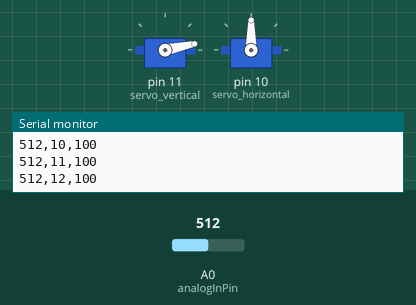
The sketch below on a simulated Arduino Uno, built with avr-gcc and run on an emulated ATmega328P. On the bench: 2 × servo, the last lines printed to the serial monitor. The test bench sets the inputs (shaded band); at power-on: A0 (analogInPin) = 512.

Above: at 2.7 s.
At 10.53 s:
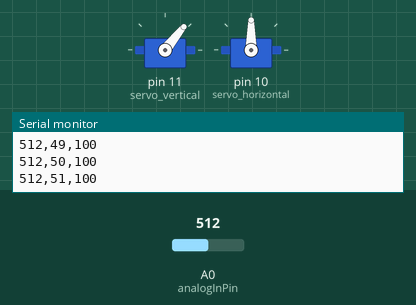
At 18.45 s:
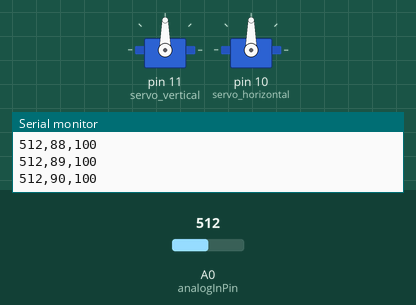
At 36.73 s:
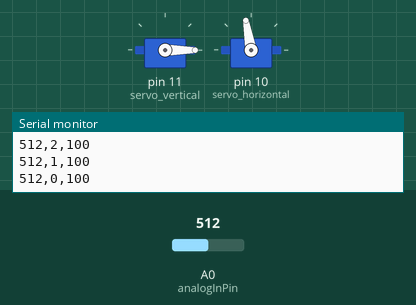
Timing chart, 0 to 40.0 s (numbered marks = the images above):
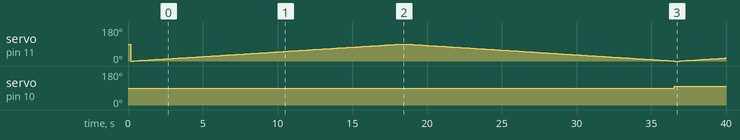

Measured:
- by itself, servo on pin 10 (servo_horizontal): 90° → 100° at 36.5 s
- by itself, servo on pin 11 (servo_vertical): 90° → 0° at 0.20 s, → 1° 0.20 s later, → 2° 0.20 s later, → 3° 0.20 s later, … (197 changes in this stretch)

The sketch:

servo_code.ino
```cpp
#include <Servo.h>

Servo servo_vertical;  // create vertcial servo object
Servo servo_horizontal; // create horizontal servo object

int vertical_pos = 0;    // variable to store the servo position
int horizontal_pos = 100; // initial horizontal angle
int horizontal_min = 100;  // Minimum horizontal angle (in degrees)
int horizontal_max = 170;  // Maximum horizontal angle (in degrees)
int horizontal_direction = 1; // Direction 1 for forward, -1 for reverse
const int analogInPin = A0;  // Analog input pin that the potentiometer is attached to
int sensorValue = 0;     // variable to store sensor value

void setup() {
  Serial.begin(9600);
  servo_vertical.attach(11);    // attaches the horizontal servo on pin 11 to the servo object
  servo_horizontal.attach(10);  // attaches the horizontal servo on pin 10 to the servo object
}

void loop() {
  // pans vertically by a total degree of 90
  for (vertical_pos=0; vertical_pos <=90; vertical_pos +=1){
    delay(200);
    sensorValue = analogRead(analogInPin);
    servo_vertical.write(vertical_pos);
    Serial.print(sensorValue);
    Serial.print(",");
    Serial.print(vertical_pos);
    Serial.print(",");
    Serial.println(horizontal_pos);
  }
  for (vertical_pos=90; vertical_pos >=0; vertical_pos -=1){
    delay(200);
    sensorValue = analogRead(analogInPin);
    servo_vertical.write(vertical_pos);
    Serial.print(sensorValue);
    Serial.print(",");
    Serial.print(vertical_pos);
    Serial.print(",");
    Serial.println(horizontal_pos);
  }
  // after panning, horizontal rotates the sensor by 10 degrees
  servo_horizontal.write(horizontal_pos);
  horizontal_pos += (horizontal_direction);

  // if the horizontal_pos reaches the limits, change direction
  if (horizontal_pos >= horizontal_max || horizontal_pos <= horizontal_min) {
    horizontal_direction *= -1; // Reverse direction
  }
  delay(15);
} 
```
